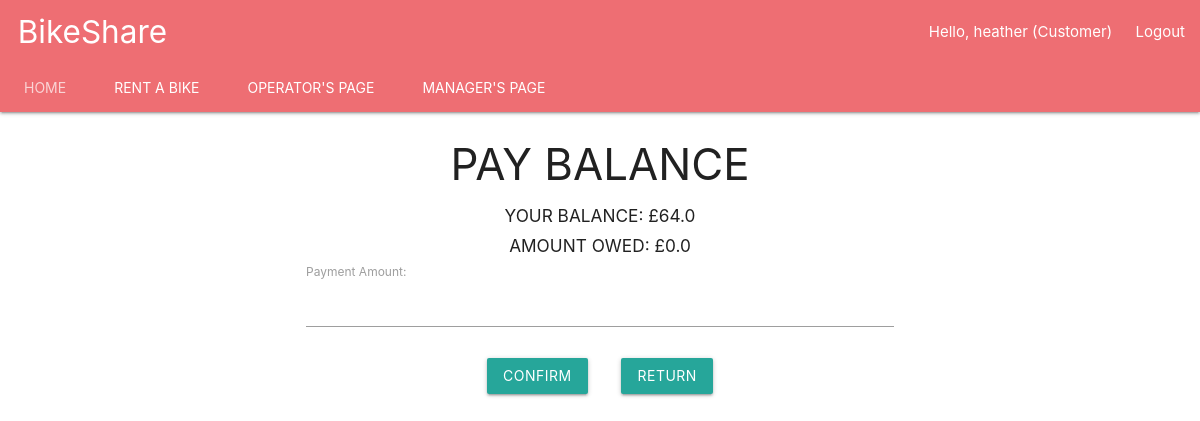
The app's page /pay-balance/ (signed in), older data.
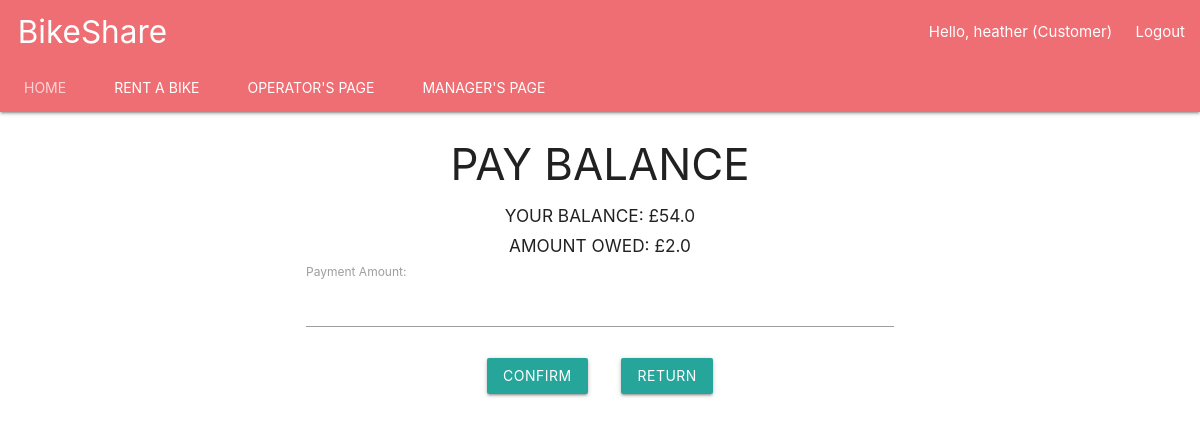
The same page, newer data.
### account/models.py (models this page shows, shortened)
class Account(AbstractBaseUser):
    username = models.CharField(max_length=30, unique=True)
    email = models.EmailField(verbose_name='email', max_length=60, unique=True)
    date_joined = models.DateTimeField(verbose_name='date joined', auto_now_add=True)
    last_login = models.DateTimeField(verbose_name='last login', auto_now=True)
    role = models.CharField(max_length=10, choices=ROLE_CHOICES, default='Customer')
    is_admin = models.BooleanField(default=False)
    is_active = models.BooleanField(default=True)
    is_staff = models.BooleanField(default=False)
    is_superuser = models.BooleanField(default=False)
    hires_in_progress = models.IntegerField(default=0)
    current_location = models.CharField(max_length=30, default="")
    wallet_balance = models.FloatField(default=0.00)
    amount_owed = models.FloatField(default=0.00)
    USERNAME_FIELD = 'username'
    REQUIRED_FIELDS = ['role', 'email']
    objects = MyAccountManager()

### BikeShare/views.py (the view)
# urls.py: path('pay-balance/', views.pay_balance, name='pay-balance'),
def pay_balance(request):
    form = PayBalanceForm()
    return render(request, 'pay_balance.html', context={'form':form})

### BikeShare/forms.py
class PayBalanceForm(forms.Form):
    money = forms.FloatField(label='Payment Amount')

### BikeShare/templates/pay_balance.html (shortened to what this page needs)
{% extends 'base.html' %}
{% block content %}
<form method="post" action="{% url 'bikeshare:pay-balance-submit' %}">
  <h3><center>PAY BALANCE</center> </h3>
    <h6><center>YOUR BALANCE: £{{ request.user.wallet_balance }}</center> </h6>
    <h6><center>AMOUNT OWED: £{{ request.user.amount_owed }}</center> </h6>
    <div class="container">
        {{ form }}
  </div>
  <div class="container" align="center" >
    <br>
    <button type="submit" id ="topup" class="waves-effect waves-light btn">confirm
    </button>&nbsp&nbsp&nbsp&nbsp&nbsp&nbsp&nbsp
    <button type="button" id="cancel" class="cancelbtn waves-effect waves-light btn" onclick="location.href='{% url 'bikeshare:bikeshare-customer' %}'">
      Return</button>
  </div>
</form>
{% endblock %}

### BikeShare/templates/navbar.html (shortened to what this page needs)
{% block content %}
<body>
 <nav class="nav-extended">
    <div class="nav-wrapper">
      <a href="#" class="brand-logo"> &nbsp; BikeShare</a>
      <ul id="nav-mobile" class="right hide-on-med-and-down">
          <li>
              {% if request.user.is_authenticated  %}
                  <li class="tab">Hello, {{ request.user.username }} ({{ request.user.role }}) &nbsp; </li><li> <a href="{% url 'bikeshare:logout' %}">Logout</a></a></li>
            {% else %}
                  <li>   <a href="{% url 'bikeshare:login' %}">Login </li></a><li> <a href="{% url 'bikeshare:signup' %}"> Register</a></li>
        {% endif %}
          </li>
      </ul>
    </div>
    <div class="nav-content">
      <ul class="tabs tabs-transparent">
        <li class="tab"><a href="{% url 'bikeshare:bikeshare-main' %}">Home</a></li>
          {% if request.user.is_superuser %}
        <li class="tab"><a class="active" href="{% url 'bikeshare:bikeshare-customer' %}">Rent A Bike</a></li>
          <li class="tab"><a class="active" href="{% url 'bikeshare:bikeshare-operator' %}">Operator's Page</a></li>
         <li class="tab"><a class="active" href="{% url 'bikeshare:bikeshare-manager' %}">Manager's Page</a></li>
        {% elif request.user.role == 'Customer' %}
        <li class="tab"><a class="active" href="{% url 'bikeshare:bikeshare-customer' %}">Rent A Bike</a></li>
          {% elif request.user.role == 'Operator' %}
          <li class="tab"><a class="active" href="{% url 'bikeshare:bikeshare-operator' %}">Operator's Page</a></li>
         {% elif request.user.role == 'Manager' %}
         <li class="tab"><a class="active" href="{% url 'bikeshare:bikeshare-manager' %}">Manager's Page</a></li>
        {% endif %}
      </ul>
    </div>
  </nav>
{% endblock %}

Row changes from the older to the newer data that the page shows:
changed Account "heather": user.wallet_balance "64.0" → "54.0"; user.amount_owed "0.0" → "2.0"
